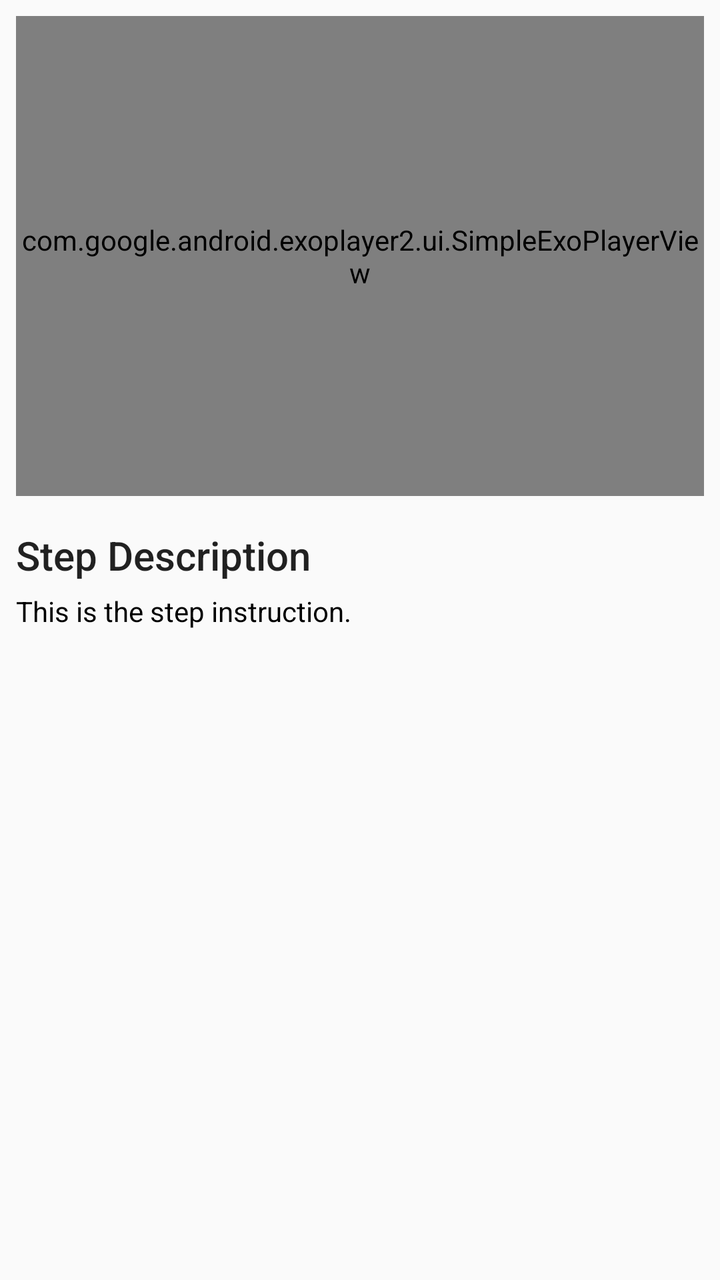
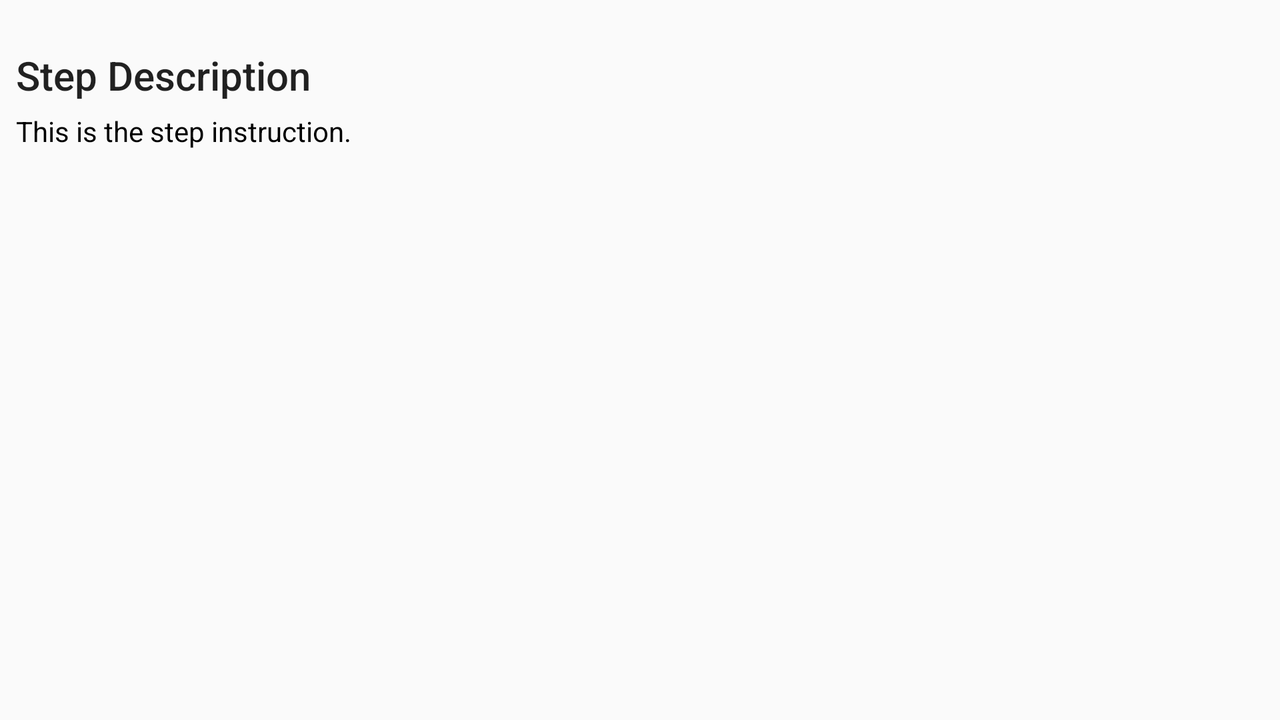

The same Android screen from two of the app's own layout files: first res/layout/ as a phone draws it, then the repository's variant for another configuration, drawn on a device whose configuration selects that folder. Both files follow.
<!-- AndroidManifest.xml: application theme AppTheme -->
<!-- res/layout/fragment_recipe_step_detail.xml -->
<?xml version="1.0" encoding="utf-8"?>
<ScrollView xmlns:android="http://schemas.android.com/apk/res/android"
    xmlns:app="http://schemas.android.com/apk/res-auto"
    xmlns:tools="http://schemas.android.com/tools"
    android:id="@+id/scrollview"
    android:layout_width="match_parent"
    android:layout_height="match_parent"
    android:clipToPadding="false"
    android:fillViewport="true"
    android:padding="@dimen/content_margin">

    <LinearLayout
        android:layout_width="match_parent"
        android:layout_height="wrap_content"
        android:orientation="vertical">

        <com.google.android.exoplayer2.ui.SimpleExoPlayerView
            android:id="@+id/simpleexoplayerview_recipe_step_video"
            android:layout_width="match_parent"
            android:layout_height="@dimen/video_player_height"
            android:layout_marginBottom="16dp"
            android:background="@android:color/black"
            app:resize_mode="fit" />

        <TextView
            android:id="@+id/textview_step_description_title"
            android:layout_width="wrap_content"
            android:layout_height="wrap_content"
            android:text="@string/recipe_step_detail_header_step_description"
            android:textAppearance="@style/TextAppearance.AppCompat.Title" />

        <View
            android:id="@+id/view_divider"
            android:layout_width="match_parent"
            android:layout_height="1dp"
            android:layout_marginTop="4dp"
            android:background="@drawable/list_divider" />

        <TextView
            android:id="@+id/textview_recipe_step"
            android:layout_width="match_parent"
            android:layout_height="wrap_content"
            android:textAppearance="@style/TextAppearance.AppCompat.Body1"
            android:textColor="@color/primaryTextColor"
            tools:text="This is the step instruction." />
    </LinearLayout>

</ScrollView>
<!-- resources referenced by this layout -->
<resources>
  <color name="primaryTextColor">#000000</color>
  <dimen name="content_margin">8dp</dimen>
  <dimen name="video_player_height">240dp</dimen>
  <!-- drawable list_divider (drawable) -->
  <?xml version="1.0" encoding="utf-8"?>
  <shape xmlns:android="http://schemas.android.com/apk/res/android"
      android:shape="rectangle">
  
      <size
          android:width="1dp"
          android:height="1dp" />
  
      <solid android:color="@color/listDivider" />
  
  </shape>
  <string name="recipe_step_detail_header_step_description">Step Description</string>
  <style name="AppTheme" parent="Theme.AppCompat.Light.NoActionBar">
          
          <item name="colorPrimary">@color/primaryColor</item>
          <item name="colorPrimaryDark">@color/primaryDarkColor</item>
          <item name="colorAccent">@color/secondaryColor</item>
      </style>
  <color name="primaryColor">#ff9800</color>
  <color name="primaryDarkColor">#c66900</color>
  <color name="secondaryColor">#2962ff</color>
</resources>
<!-- res/layout-land/fragment_recipe_step_detail.xml (the repository's variant of the layout above) -->
<!-- drawn on the phone turned sideways -->
<?xml version="1.0" encoding="utf-8"?>
<ScrollView xmlns:android="http://schemas.android.com/apk/res/android"
    xmlns:app="http://schemas.android.com/apk/res-auto"
    xmlns:tools="http://schemas.android.com/tools"
    android:layout_width="match_parent"
    android:layout_height="match_parent"
    android:fillViewport="true">

    <LinearLayout
        android:layout_width="match_parent"
        android:layout_height="wrap_content"
        android:orientation="vertical">

        <com.google.android.exoplayer2.ui.SimpleExoPlayerView
            android:id="@+id/simpleexoplayerview_recipe_step_video"
            android:layout_width="match_parent"
            android:layout_height="0dp"
            android:background="@android:color/black"
            app:resize_mode="fit" />

        <LinearLayout
            android:layout_width="match_parent"
            android:layout_height="wrap_content"
            android:orientation="vertical"
            android:padding="8dp">

            <TextView
                android:id="@+id/textview_step_description_title"
                android:layout_width="wrap_content"
                android:layout_height="wrap_content"
                android:layout_marginTop="16dp"
                android:text="@string/recipe_step_detail_header_step_description"
                android:textAppearance="@style/TextAppearance.AppCompat.Title" />

            <View
                android:id="@+id/view_divider"
                android:layout_width="match_parent"
                android:layout_height="1dp"
                android:layout_marginTop="4dp"
                android:background="@drawable/list_divider" />

            <TextView
                android:id="@+id/textview_recipe_step"
                android:layout_width="match_parent"
                android:layout_height="wrap_content"
                android:textAppearance="@style/TextAppearance.AppCompat.Body1"
                android:textColor="@color/primaryTextColor"
                tools:text="This is the step instruction." />
        </LinearLayout>

    </LinearLayout>
</ScrollView>
<!-- resources referenced by the variant -->
<!-- as the phone turned sideways resolves them -->
<resources>
  <color name="primaryTextColor">#000000</color>
  <!-- drawable list_divider (drawable) -->
  <?xml version="1.0" encoding="utf-8"?>
  <shape xmlns:android="http://schemas.android.com/apk/res/android"
      android:shape="rectangle">
  
      <size
          android:width="1dp"
          android:height="1dp" />
  
      <solid android:color="@color/listDivider" />
  
  </shape>
  <string name="recipe_step_detail_header_step_description">Step Description</string>
  <style name="AppTheme" parent="Theme.AppCompat.Light.NoActionBar">
          
          <item name="colorPrimary">@color/primaryColor</item>
          <item name="colorPrimaryDark">@color/primaryDarkColor</item>
          <item name="colorAccent">@color/secondaryColor</item>
      </style>
  <color name="primaryColor">#ff9800</color>
  <color name="primaryDarkColor">#c66900</color>
  <color name="secondaryColor">#2962ff</color>
</resources>
